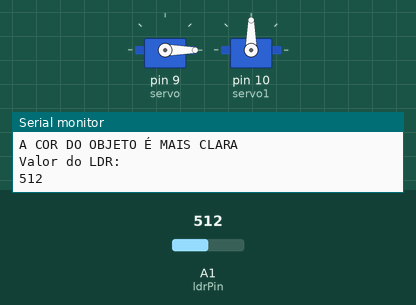
Bench run of a sketch on a simulated Arduino Uno, built with avr-gcc and run on an emulated ATmega328P. Shown: 2 × servo, the last lines printed to the serial monitor. The test bench sets the inputs (shaded band); at power-on: A1 (ldrPin) = 512.

Above: at 2.1 s.
2.2 s: A1 (ldrPin) set to 209
5.7 s: A1 (ldrPin) set to 191
At 7.61 s:
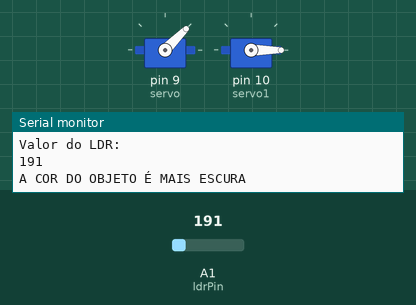
At 8.5 s:
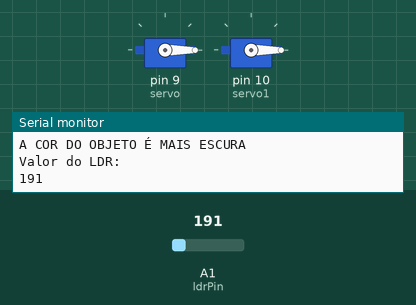
Timing chart, 0 to 16.2 s (numbered marks = the images above; inputs shaded):
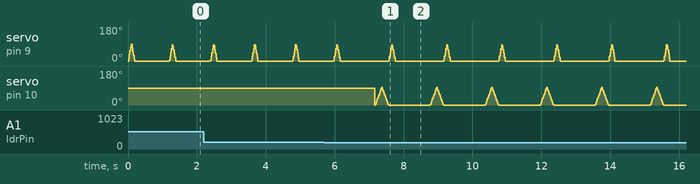

The sketch:

Alg_prototipo.ino
```cpp
#include <Servo.h>
Servo servo;
Servo servo1;
int ldrPin = 1; //LDR no pino analígico 8
int ldrValor = 0; //Valor lido do LDR
int pos = 0;
int pos1 = 0;
void setup() {

 Serial.begin(9600); //Inicia a comunicação serial
 servo.attach(9);
 servo1.attach(10);
}

void loop() {
  // servomotor se move rapidapente para tremer a peneira
  for (pos = 0; pos <= 90; pos += 5 ) {
    servo.write(pos);
    delay(5);
  }
  for (pos = 90; pos >= 0; pos -= 5) {
    servo.write(pos);
    delay(5);
  }

 ///ler o valor do LDR
 ldrValor = analogRead(ldrPin); //O valor lido será entre 0 e 1023


 //imprime o valor lido do LDR no monitor serial
 Serial.println("Valor do LDR:");
 Serial.println(ldrValor);
 delay(1000);

 if(ldrValor>400){
  Serial.println("A COR DO OBJETO É MAIS CLARA");
 }
 if(ldrValor<200){
  Serial.println("A COR DO OBJETO É MAIS ESCURA");

  for (pos1 = 0; pos <= 90; pos += 5 ) {
    servo1.write(pos);
    delay(10);
  }
  for (pos1 = 90; pos >= 0; pos -= 5) {
    servo1.write(pos);
    delay(10);
  }
}

}
```

Measured:
- the behaviour switches between 200 and 199 on A1 (ldrPin) (found by bisection; images 0 and 1)
- after the input at 5.7 s, servo on pin 10 (servo1): 90° → 0° after 1.5 s, then repeats every 1.6 s: 5° 0.02 s, 15° 0.02 s, 25° 0.02 s, 35° 0.02 s, 45° 0.02 s, 55° 0.02 s, 65° 0.02 s, 75° 0.02 s, 85° 0.02 s, 95° 0.02 s, 85° 0.02 s, 75° 0.02 s, 65° 0.02 s, 55° 0.02 s, 45° 0.02 s, 35° 0.02 s, 25° 0.02 s, 15° 0.02 s, 5° 0.03 s, 0° 1.2 s
- by itself, servo on pin 9 (servo): repeats every 1.6 s: 25° 0.02 s, 45° 0.02 s, 65° 0.02 s, 85° 0.02 s, 80° 0.02 s, 60° 0.02 s, 40° 0.02 s, 20° 0.02 s, 0° 1.4 s, 5° 0.02 s
